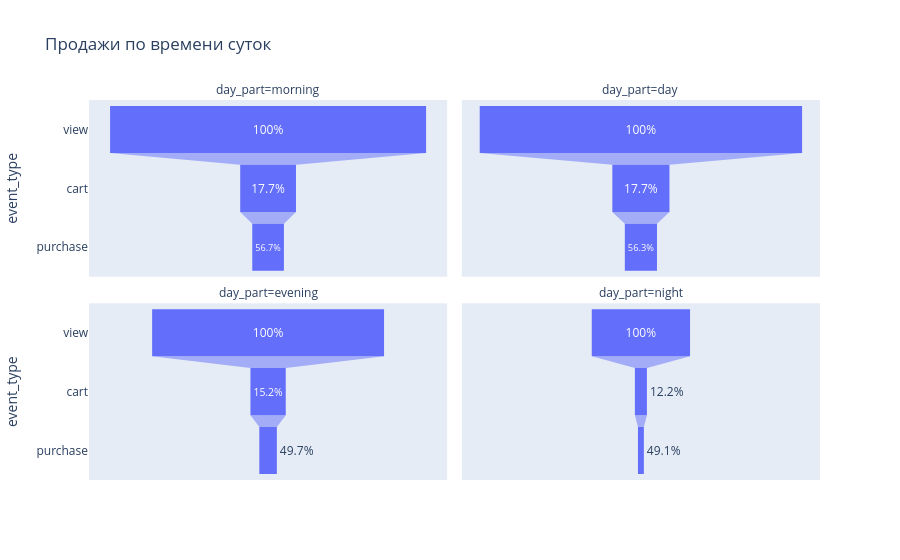

This figure's notebook cell:
### Code cell
fig = px.funnel(
    g,
    x='user_id',
    y='event_type',
    facet_col='day_part',
    facet_col_wrap=2,
    title='Продажи по времени суток',
    text='conv_prev'
)
fig.update_traces(texttemplate='%{text}%')
fig.show()

### Figure 1 — Plotly figure (JSON) as saved in the notebook; plotly's stock layout.template omitted (floating-point values rounded to 4 significant figures)
{"data": [{"hovertemplate": "day_part=morning<br>user_id=%{x}<br>event_type=%{y}<br>conv_prev=%{text}<extra></extra>", "legendgroup": "", "marker": {"color": "#636efa"}, "name": "", "orientation": "h", "showlegend": false, "text": [100.0, 17.7, 56.7], "texttemplate": "%{text}%", "type": "funnel", "x": [41609, 7344, 4167], "xaxis": "x3", "y": ["view", "cart", "purchase"], "yaxis": "y3"}, {"hovertemplate": "day_part=day<br>user_id=%{x}<br>event_type=%{y}<br>conv_prev=%{text}<extra></extra>", "legendgroup": "", "marker": {"color": "#636efa"}, "name": "", "orientation": "h", "showlegend": false, "text": [100.0, 17.7, 56.3], "texttemplate": "%{text}%", "type": "funnel", "x": [42446, 7522, 4232], "xaxis": "x4", "y": ["view", "cart", "purchase"], "yaxis": "y4"}, {"hovertemplate": "day_part=evening<br>user_id=%{x}<br>event_type=%{y}<br>conv_prev=%{text}<extra></extra>", "legendgroup": "", "marker": {"color": "#636efa"}, "name": "", "orientation": "h", "showlegend": false, "text": [100.0, 15.2, 49.7], "texttemplate": "%{text}%", "type": "funnel", "x": [30534, 4650, 2309], "xaxis": "x", "y": ["view", "cart", "purchase"], "yaxis": "y"}, {"hovertemplate": "day_part=night<br>user_id=%{x}<br>event_type=%{y}<br>conv_prev=%{text}<extra></extra>", "legendgroup": "", "marker": {"color": "#636efa"}, "name": "", "orientation": "h", "showlegend": false, "text": [100.0, 12.2, 49.1], "texttemplate": "%{text}%", "type": "funnel", "x": [12943, 1584, 778], "xaxis": "x2", "y": ["view", "cart", "purchase"], "yaxis": "y2"}], "layout": {"annotations": [{"font": {}, "showarrow": false, "text": "day_part=evening", "x": 0.245, "xanchor": "center", "xref": "paper", "y": 0.465, "yanchor": "bottom", "yref": "paper"}, {"font": {}, "showarrow": false, "text": "day_part=night", "x": 0.755, "xanchor": "center", "xref": "paper", "y": 0.465, "yanchor": "bottom", "yref": "paper"}, {"font": {}, "showarrow": false, "text": "day_part=morning", "x": 0.245, "xanchor": "center", "xref": "paper", "y": 1.0, "yanchor": "bottom", "yref": "paper"}, {"font": {}, "showarrow": false, "text": "day_part=day", "x": 0.755, "xanchor": "center", "xref": "paper", "y": 1.0, "yanchor": "bottom", "yref": "paper"}], "legend": {"tracegroupgap": 0}, "title": {"text": "Продажи по времени суток"}, "xaxis": {"anchor": "y", "domain": [0, 0.49], "title": {"text": "user_id"}}, "xaxis2": {"anchor": "y2", "domain": [0.51, 1], "matches": "x", "title": {"text": "user_id"}}, "xaxis3": {"anchor": "y3", "domain": [0, 0.49], "matches": "x", "showticklabels": false}, "xaxis4": {"anchor": "y4", "domain": [0.51, 1], "matches": "x", "showticklabels": false}, "yaxis": {"anchor": "x", "domain": [0, 0.465], "title": {"text": "event_type"}}, "yaxis2": {"anchor": "x2", "domain": [0, 0.465], "matches": "y", "showticklabels": false}, "yaxis3": {"anchor": "x3", "domain": [0.535, 1.0], "matches": "y", "title": {"text": "event_type"}}, "yaxis4": {"anchor": "x4", "domain": [0.535, 1.0], "matches": "y", "showticklabels": false}}}
